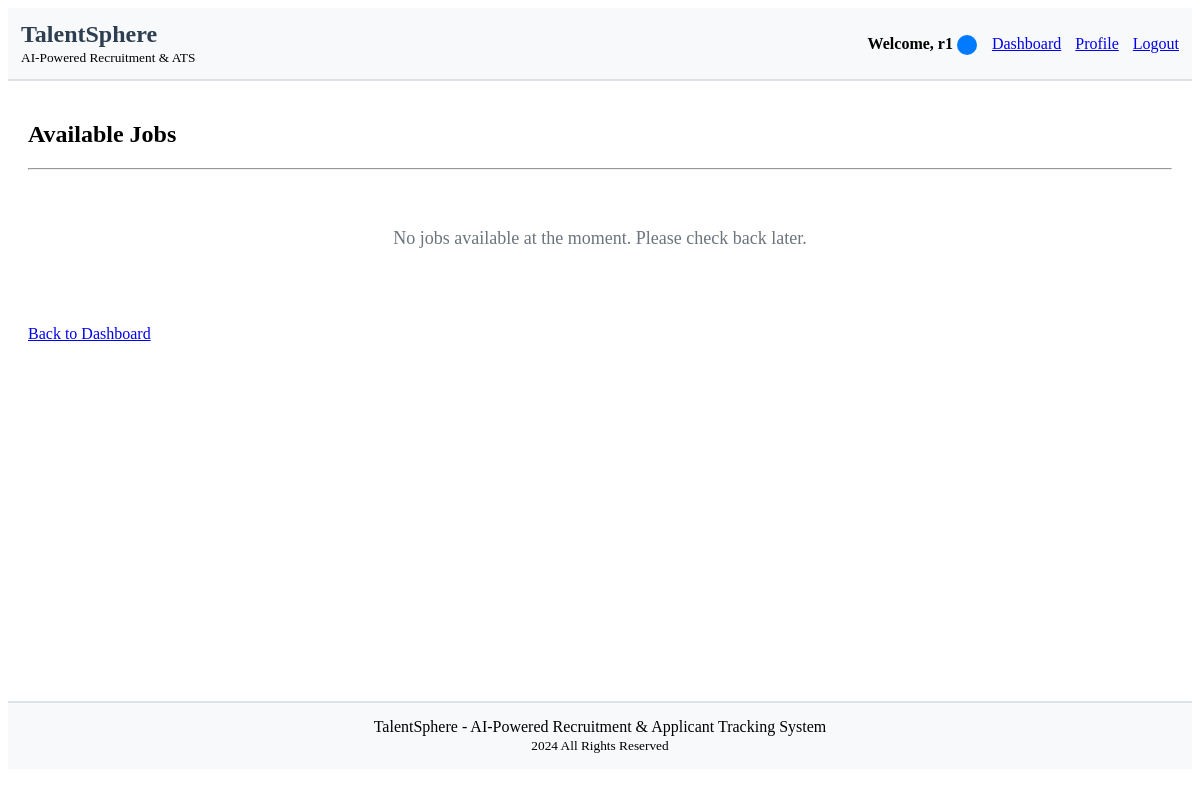
The app's page /accounts/jobs/ (signed in), older data.
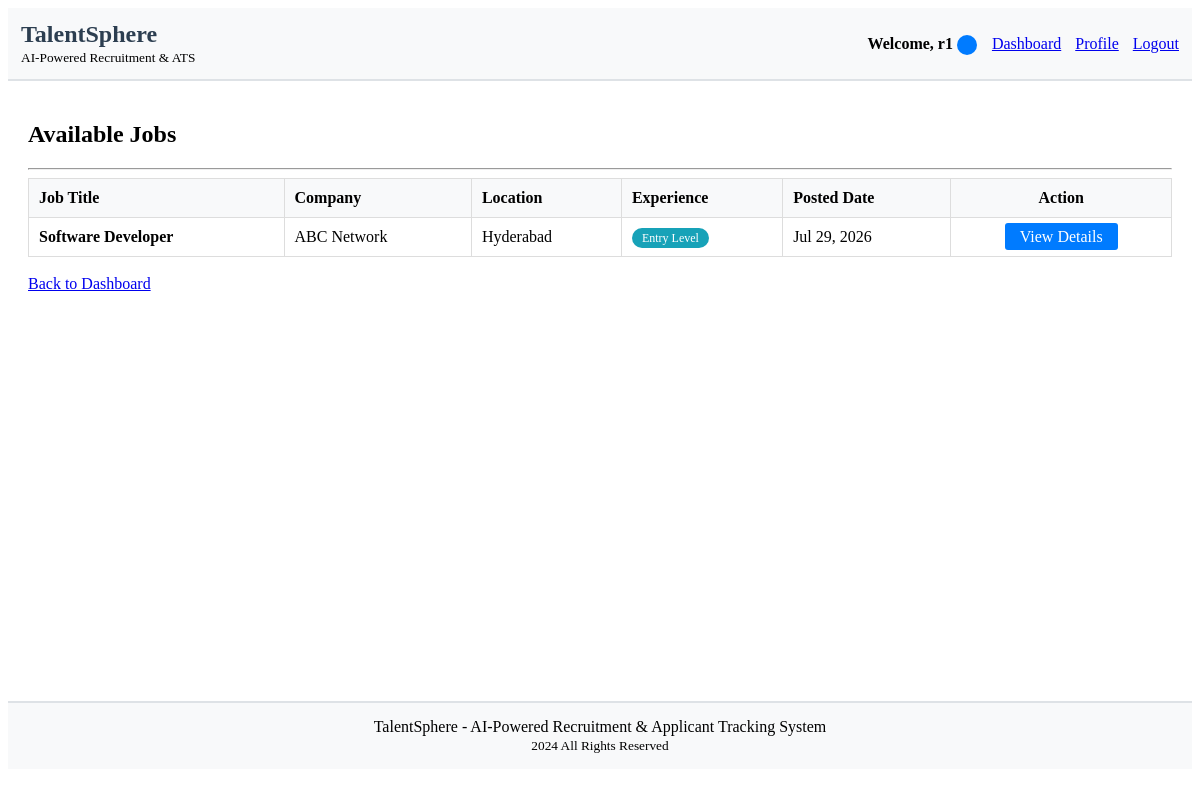
The same page, newer data.
### accounts/models.py (models this page shows, shortened)
class Job(models.Model):
    JOB_STATUS = (
        ('active', 'Active'),
        ('closed', 'Closed'),
        ('draft', 'Draft'),
    )
    EXPERIENCE_LEVELS = (
        ('entry', 'Entry Level'),
        ('mid', 'Mid Level'),
        ('senior', 'Senior Level'),
        ('lead', 'Lead'),
        ('executive', 'Executive'),
    )
    title = models.CharField(max_length=200)
    company = models.CharField(max_length=100)
    location = models.CharField(max_length=200)
    description = models.TextField()
    requirements = models.TextField()
    experience_level = models.CharField(max_length=20, choices=EXPERIENCE_LEVELS, default='mid')
    salary_min = models.DecimalField(max_digits=10, decimal_places=2, null=True, blank=True)
    salary_max = models.DecimalField(max_digits=10, decimal_places=2, null=True, blank=True)
    status = models.CharField(max_length=20, choices=JOB_STATUS, default='active')
    created_by = models.ForeignKey(User, on_delete=models.CASCADE, related_name='jobs')
    created_at = models.DateTimeField(auto_now_add=True)
    updated_at = models.DateTimeField(auto_now=True)
    class Meta:
        ordering = ['-created_at']

### accounts/views.py (the view)
# urls.py: path('jobs/', views.view_jobs, name='view_jobs'),
@login_required
def view_jobs(request):
    jobs = Job.objects.filter(status='active')
    return render(request, 'accounts/view_jobs.html', {'jobs': jobs})

### accounts/templates/accounts/view_jobs.html (shortened to what this page needs)
{% extends 'accounts/base.html' %}
{% block content %}
    <h2>Available Jobs</h2>
    <hr>
    {% if jobs %}
        <table width="100%" style="border-collapse: collapse; border: 1px solid #ddd;">
            <thead style="background-color: #f8f9fa;">
                <tr>
                    <th style="border: 1px solid #ddd; padding: 10px; text-align: left;">Job Title</th>
                    <th style="border: 1px solid #ddd; padding: 10px; text-align: left;">Company</th>
                    <th style="border: 1px solid #ddd; padding: 10px; text-align: left;">Location</th>
                    <th style="border: 1px solid #ddd; padding: 10px; text-align: left;">Experience</th>
                    <th style="border: 1px solid #ddd; padding: 10px; text-align: left;">Posted Date</th>
                    <th style="border: 1px solid #ddd; padding: 10px; text-align: center;">Action</th>
                </tr>
            </thead>
            <tbody>
                {% for job in jobs %}
                <tr>
                    <td style="border: 1px solid #ddd; padding: 10px;">
                        <strong>{{ job.title }}</strong>
                    </td>
                    <td style="border: 1px solid #ddd; padding: 10px;">{{ job.company }}</td>
                    <td style="border: 1px solid #ddd; padding: 10px;">{{ job.location }}</td>
                    <td style="border: 1px solid #ddd; padding: 10px;">
                        <span style="background-color: #17a2b8; color: white; padding: 3px 10px; border-radius: 12px; font-size: 12px;">
                            {{ job.get_experience_level_display }}
                        </span>
                    </td>
                    <td style="border: 1px solid #ddd; padding: 10px;">{{ job.created_at|date:"M d, Y" }}</td>
                    <td style="border: 1px solid #ddd; padding: 10px; text-align: center;">
                        <a href="{% url 'job_detail' job.id %}" style="background-color: #007bff; color: white; padding: 5px 15px; text-decoration: none; border-radius: 3px;">
                            View Details
                        </a>
                    </td>
                </tr>
                {% endfor %}
            </tbody>
        </table>
    {% else %}
        <p style="text-align: center; padding: 40px; color: #6c757d; font-size: 18px;">
            No jobs available at the moment. Please check back later.
        </p>
    {% endif %}
    <br>
    <a href="{% url 'dashboard' %}">Back to Dashboard</a>
{% endblock %}

### accounts/templates/accounts/base.html (shortened to what this page needs)
<!DOCTYPE html>
<html>
<head>
</head>
<body>
    <header>
        <nav style="background-color: #f8f9fa; padding: 10px; border-bottom: 2px solid #dee2e6;">
            <table width="100%">
                <tr>
                    <td>
                        <h1 style="margin: 0; color: #2c3e50;">TalentSphere</h1>
                        <small>AI-Powered Recruitment & ATS</small>
                    </td>
                    <td align="right">
                        {% if user.is_authenticated %}
                            <span style="font-weight: bold;">Welcome, {{ user.username }}</span>
                            <span style="background: #007bff; color: white; padding: 3px 10px; border-radius: 12px; font-size: 12px;">
                            </span>
                            <a href="{% url 'dashboard' %}" style="margin-left: 15px;">Dashboard</a>
                            <a href="{% url 'profile' %}" style="margin-left: 10px;">Profile</a>
                            <a href="{% url 'logout' %}" style="margin-left: 10px;">Logout</a>
                        {% else %}
                            <a href="{% url 'login' %}">Login</a>
                            <a href="{% url 'register' %}" style="margin-left: 10px;">Register</a>
                        {% endif %}
                    </td>
                </tr>
            </table>
        </nav>
    </header>
    <main style="padding: 20px; min-height: 70vh;">
        {% block content %}
        {% endblock %}
    </main>
    <footer style="background-color: #f8f9fa; padding: 15px; border-top: 2px solid #dee2e6; text-align: center; margin-top: 20px;">
        <p style="margin: 0;">TalentSphere - AI-Powered Recruitment & Applicant Tracking System</p>
        <small>2024 All Rights Reserved</small>
    </footer>
</body>
</html>

Row changes from the older to the newer data that the page shows:
added Job: title "Software Developer", company "ABC Network", location "Hyderabad", experience_level "Entry Level", created_at "Jul 29, 2026"
Text that changed along with them:
text no longer shown: "No jobs available at the moment. Please check back later."
text now shown: "Job Title Company Location Experience Posted Date Action"
